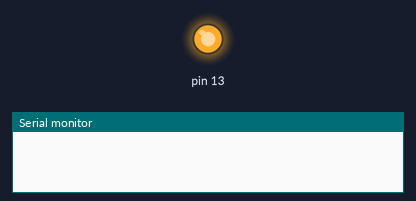
Bench run of a sketch on a simulated Arduino Uno, built with avr-gcc and run on an emulated ATmega328P. Parts: output pins drawn as LEDs (lit = HIGH), the last lines printed to the serial monitor.

Above: at 0.1 s.
At 2.1 s:
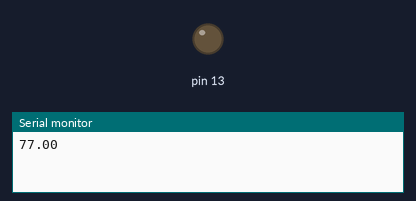
Timing chart, 0 to 7.4 s (numbered marks = the images above):
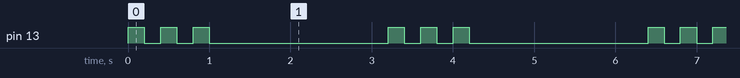

Measured:
- by itself, pin 13: repeats every 3.2 s: 2 × (LOW 0.20 s, HIGH 0.20 s), LOW 2.2 s, HIGH 0.20 s
- by itself, everything shown: repeats every 3.2 s, in 6 steps

The sketch:

04_02_funcoes.ino
```cpp
// Declaramos a funcao ANTES do setup() ou apos o loop()
// Esta funcao pisca um LED 'n' vezes com intervalo 't' ms
void piscarLED(int pino, int n, int t) {
  for (int i = 0; i < n; i++) {
    digitalWrite(pino, HIGH);
    delay(t);
    digitalWrite(pino, LOW);
    delay(t);
  }
}

// Funcao que retorna um valor
float celsiusParaFahrenheit(float c) {
  return (c * 9.0 / 5.0) + 32.0;
}

void setup() {
  pinMode(13, OUTPUT);
  Serial.begin(9600);
}

void loop() {
  piscarLED(13, 3, 200); // pisca pino 13, 3 vezes, intervalo 200ms
  Serial.println(celsiusParaFahrenheit(25.0)); // imprime 77.00
  delay(2000);
}
```
